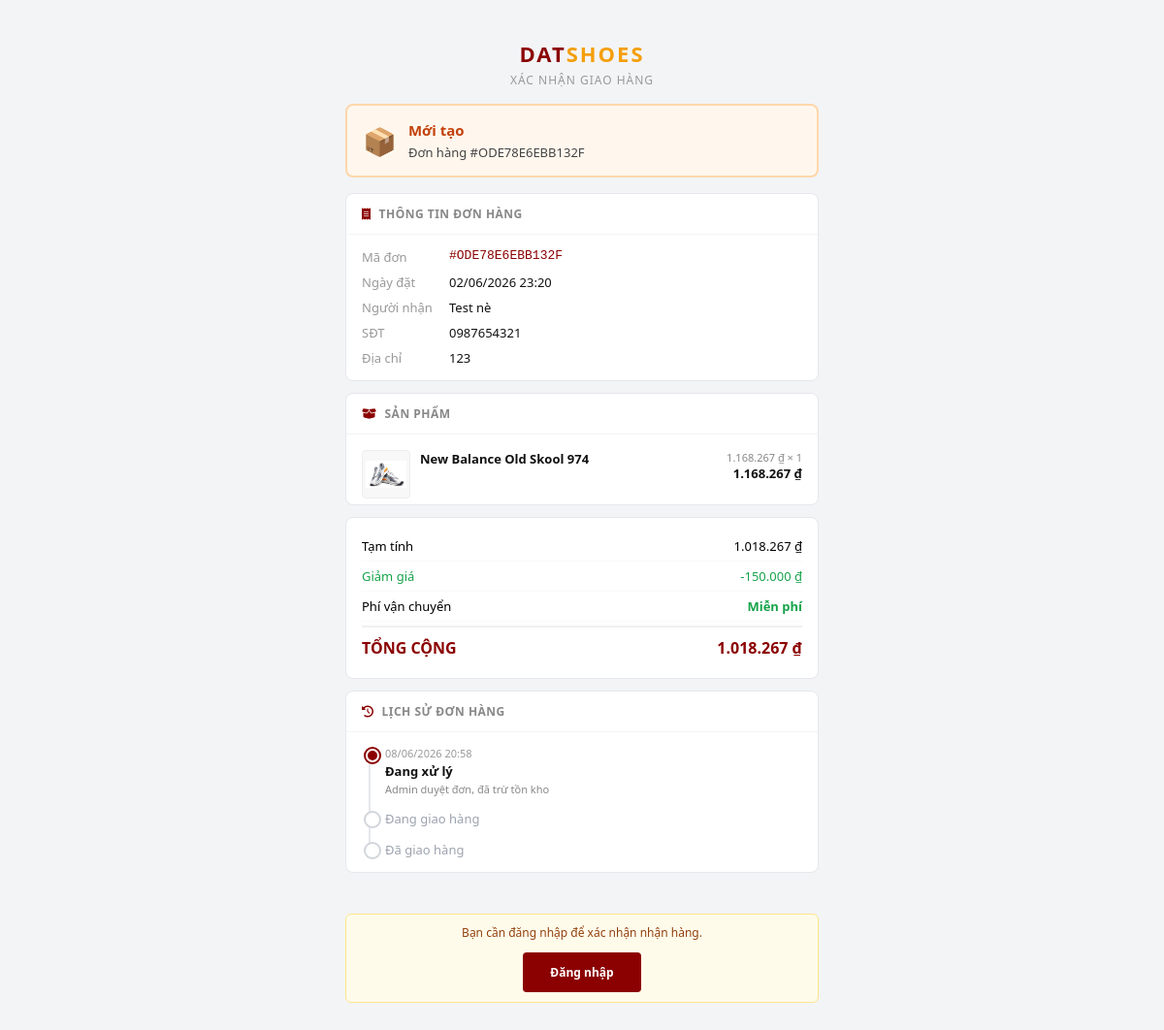
The page /cart/orders/ODE78E6EBB132F/confirm-delivery/ on the database its author committed.
### apps/cart/models.py (models this page shows, shortened)
class Order(models.Model):
    class PaymentStatus(models.TextChoices):
        PENDING = 'pending', 'Chờ thanh toán'
        PAID    = 'paid',    'Đã thanh toán'
        FAILED  = 'failed',  'Thanh toán thất bại'
    class OrderStatus(models.TextChoices):
        NEW        = 'new',        'Mới tạo'
        PROCESSING = 'processing', 'Đang xử lý'
        SHIPPED    = 'shipped',    'Đang giao hàng'
        DELIVERED  = 'delivered',  'Đã giao hàng'
        CANCELLED  = 'cancelled',  'Đã hủy'
    class Status(models.TextChoices):
        PENDING     = 'pending',     'Chờ thanh toán'
        PAID        = 'paid',        'Đã thanh toán'
        PROCESSING  = 'processing',  'Đang xử lý'
        SHIPPED     = 'shipped',     'Đang giao hàng'
        DELIVERED   = 'delivered',   'Đã giao hàng'
        FAILED      = 'failed',      'Thanh toán thất bại'
        CANCELLED   = 'cancelled',   'Đã hủy'
    class PaymentMethod(models.TextChoices):
        MOMO  = 'momo',  'MoMo'
        SEPAY = 'sepay', 'SePay'
        COD   = 'cod',   'COD'
    user = models.ForeignKey(
        settings.AUTH_USER_MODEL,
        on_delete=models.SET_NULL,
        null=True, blank=True,
        related_name='orders',
    )
    code        = models.CharField(max_length=32, unique=True, blank=True)
    full_name   = models.CharField(max_length=120, blank=True)
    phone       = models.CharField(max_length=20, blank=True)
    email       = models.EmailField(blank=True)
    address     = models.CharField(max_length=255, blank=True)
    note        = models.TextField(blank=True)
    total_amount    = models.DecimalField(max_digits=12, decimal_places=0)
    discount_amount = models.DecimalField(max_digits=12, decimal_places=0, default=0, verbose_name='Số tiền giảm')
    voucher      = models.ForeignKey('Voucher', on_delete=models.SET_NULL, null=True, blank=True, related_name='orders')
    voucher_code = models.CharField(max_length=50, blank=True, verbose_name='Mã voucher (lưu lại)')
    payment_status = models.CharField(
        max_length=20,
        choices=PaymentStatus.choices,
        default=PaymentStatus.PENDING,
        verbose_name='Trạng thái thanh toán',
    )
    order_status = models.CharField(
        max_length=20,
        choices=OrderStatus.choices,
        default=OrderStatus.NEW,
        verbose_name='Trạng thái đơn hàng',
    )
    status = models.CharField(
        max_length=20,
        choices=Status.choices,
        default=Status.PENDING,
        verbose_name='Trạng thái (legacy)',
    )
    payment_method = models.CharField(max_length=20, choices=PaymentMethod.choices, default=PaymentMethod.MOMO)
    delivered_at       = models.DateTimeField(null=True, blank=True, verbose_name='Thời gian nhận hàng')
    delivery_confirmed = models.BooleanField(default=False, verbose_name='Đã xác nhận nhận hàng')
    momo_order_id        = models.CharField(max_length=100, blank=True, unique=True, null=True)
    momo_request_id      = models.CharField(max_length=100, blank=True, unique=True, null=True)
    momo_trans_id        = models.CharField(max_length=100, blank=True, null=True)
    momo_result_code     = models.IntegerField(blank=True, null=True)
    momo_message         = models.CharField(max_length=255, blank=True)
    momo_pay_url         = models.URLField(blank=True)
    momo_response_payload = models.TextField(blank=True)
    sepay_invoice_number = models.CharField(max_length=64, blank=True, verbose_name='SePay invoice number')
    sepay_transaction_id = models.CharField(max_length=100, blank=True, null=True, verbose_name='SePay transaction ID')
    sepay_pay_url        = models.URLField(blank=True, verbose_name='SePay checkout URL')
    sepay_status         = models.CharField(max_length=32, blank=True, verbose_name='SePay order status')
    sepay_ipn_payload    = models.TextField(blank=True, verbose_name='SePay IPN raw payload')
    created_at = models.DateTimeField(auto_now_add=True)
    updated_at = models.DateTimeField(auto_now=True)
    class Meta:
        ordering = ['-created_at']
        verbose_name = 'Đơn hàng'
        verbose_name_plural = 'Đơn hàng'

class OrderItem(models.Model):
    order        = models.ForeignKey(Order, on_delete=models.CASCADE, related_name='items')
    product      = models.ForeignKey('products.Product', on_delete=models.SET_NULL, null=True, blank=True)
    variant      = models.ForeignKey(
        'products.ProductVariant', on_delete=models.SET_NULL,
        null=True, blank=True, verbose_name='Biến thể (size/màu)',
    )
    product_name = models.CharField(max_length=200)
    price        = models.DecimalField(max_digits=12, decimal_places=0)
    quantity     = models.PositiveIntegerField(default=1)
    class Meta:
        verbose_name = 'Chi tiết đơn hàng'
        verbose_name_plural = 'Chi tiết đơn hàng'
    @property
    def subtotal(self):
        price = self.price if self.price is not None else Decimal("0")
        quantity = self.quantity if self.quantity is not None else 0
        return price * quantity

class OrderStatusLog(models.Model):
    order      = models.ForeignKey(Order, on_delete=models.CASCADE, related_name='status_logs')
    status     = models.CharField(max_length=20, choices=Order.Status.choices)
    note       = models.CharField(max_length=255, blank=True)
    created_by = models.CharField(max_length=100, blank=True, verbose_name='Thực hiện bởi')
    created_at = models.DateTimeField(auto_now_add=True)
    class Meta:
        ordering = ['created_at']
        verbose_name = 'Lịch sử trạng thái'
        verbose_name_plural = 'Lịch sử trạng thái'

### apps/products/models.py (models this page shows, shortened)
class Product(models.Model):
    category = models.ForeignKey(
        Category, on_delete=models.CASCADE, related_name='products')
    brand = models.ForeignKey(
        Brand, on_delete=models.CASCADE, related_name='products')
    name = models.CharField(max_length=200, verbose_name="Tên sản phẩm")
    slug = models.SlugField(max_length=250, unique=True, blank=True)
    description = models.TextField(verbose_name="Mô tả chi tiết")
    price = models.DecimalField(
        max_digits=12, decimal_places=0, verbose_name="Giá gốc")
    discount_price = models.DecimalField(
        max_digits=12, decimal_places=0, blank=True, null=True, verbose_name="Giá khuyến mãi")
    is_active = models.BooleanField(default=True)
    featured = models.BooleanField(
        default=False, verbose_name="Sản phẩm nổi bật")
    created_at = models.DateTimeField(auto_now_add=True)
    updated_at = models.DateTimeField(auto_now=True)
    class Meta:
        verbose_name = "Sản phẩm"
        verbose_name_plural = "Sản phẩm"
        ordering = ['-created_at']
    if TYPE_CHECKING:
        variants: models.Manager['ProductVariant']
        images: models.Manager['ProductImage']

class ProductImage(models.Model):
    product = models.ForeignKey(
        Product, on_delete=models.CASCADE, related_name='images')
    image = models.ImageField(upload_to='products/images/')
    alt_text = models.CharField(max_length=200, blank=True)
    is_primary = models.BooleanField(
        default=False,
        verbose_name="Ảnh đại diện",
        help_text="Ảnh hiển thị khi không chọn màu cụ thể"
    )
    color = models.ForeignKey(
        Color, on_delete=models.SET_NULL, null=True, blank=True,
        verbose_name="Màu sắc",
        help_text="Gắn ảnh với màu cụ thể. Để trống = ảnh chung cho tất cả màu.",
        related_name='images'
    )
    order = models.PositiveSmallIntegerField(
        default=0, verbose_name="Thứ tự",
        help_text="Số nhỏ hiển thị trước"
    )
    class Meta:
        verbose_name = "Hình ảnh sản phẩm"
        verbose_name_plural = "Hình ảnh sản phẩm"
        ordering = ['-is_primary', 'color', 'order']

### apps/cart/views.py (the view, shortened to what this page needs)
# urls.py: path('orders/<str:code>/confirm-delivery/', views.order_qr_confirm, name='order_qr_confirm'),
def order_qr_confirm(request, code):
    order = get_object_or_404(Order, code=code)
    already_confirmed = order.delivery_confirmed
    valid_statuses = (Order.OrderStatus.SHIPPED,)
    is_owner = (
        request.user.is_authenticated and order.user and request.user == order.user
    )
    is_shipper = request.user.is_authenticated and (
        request.user.has_perm("cart.view_order")
        or request.user.has_perm("cart.change_order")
    )
    can_confirm = (
        (is_owner or is_shipper)
        and not already_confirmed
        and order.order_status in valid_statuses
    )
    tracking_steps = _build_customer_tracking_steps(order)
    return render(
        request,
        "orders/order_qr_confirm.html",
        {
            "order": order,
            "already_confirmed": already_confirmed,
            "can_confirm": can_confirm,
            "is_owner": is_owner,
            "is_shipper": is_shipper,
            "tracking_steps": tracking_steps,
        },
    )

### templates/orders/order_qr_confirm.html (shortened to what this page needs)
{% load static %}
{% load format_money %}
<!DOCTYPE html>
<html lang="vi">
<head>
<link rel="stylesheet" href="https://cdnjs.cloudflare.com/ajax/libs/font-awesome/6.6.0/css/all.min.css" />
</head>
<body>
<div class="page">
  <div class="header">
    <div class="logo">DAT<span>SHOES</span></div>
    <div class="sub">XÁC NHẬN GIAO HÀNG</div>
  </div>
  {% if already_confirmed %}
  <div class="status-banner delivered">
    <div class="icon">✅</div>
    <div class="text">
      <strong>Đã xác nhận nhận hàng</strong>
      {% if order.delivered_at %}{{ order.delivered_at|date:"d/m/Y H:i" }}{% endif %}
    </div>
  </div>
  {% else %}
  <div class="status-banner pending">
    <div class="icon">📦</div>
    <div class="text">
      <strong>{{ order.get_order_status_display }}</strong>
      Đơn hàng #{{ order.code }}
    </div>
  </div>
  {% endif %}
  <div class="card">
    <div class="card-header"><i class="fas fa-receipt"></i> Thông tin đơn hàng</div>
    <div class="card-body">
      <div class="info-row">
        <span class="info-label">Mã đơn</span>
        <span class="info-value" style="font-family:monospace; color:#8b0000;">#{{ order.code }}</span>
      </div>
      <div class="info-row">
        <span class="info-label">Ngày đặt</span>
        <span class="info-value">{{ order.created_at|date:"d/m/Y H:i" }}</span>
      </div>
      <div class="info-row">
        <span class="info-label">Người nhận</span>
        <span class="info-value">{{ order.full_name }}</span>
      </div>
      <div class="info-row">
        <span class="info-label">SĐT</span>
        <span class="info-value">{{ order.phone }}</span>
      </div>
      {% if order.address %}
      <div class="info-row">
        <span class="info-label">Địa chỉ</span>
        <span class="info-value">{{ order.address }}</span>
      </div>
      {% endif %}
    </div>
  </div>
  <div class="card">
    <div class="card-header"><i class="fas fa-box-open"></i> Sản phẩm</div>
    <div class="card-body" style="padding-top:6px; padding-bottom:6px;">
      {% for item in order.items.all %}
      <div class="item-row">
        {% if item.product and item.product.images.first %}
        <img class="item-img" src="{{ item.product.images.first.image.url }}" alt="{{ item.product_name }}">
        {% else %}
        <img class="item-img" src="{% static 'images/no-image.jpg' %}" alt="{{ item.product_name }}">
        {% endif %}
        <div class="item-info">
          <div class="item-name">{{ item.product_name }}</div>
        </div>
        <div class="item-price">
          <div class="unit">{{ item.price|vnd }} × {{ item.quantity }}</div>
          <div class="sub">{{ item.subtotal|vnd }}</div>
        </div>
      </div>
      {% endfor %}
    </div>
  </div>
  <div class="card">
    <div class="card-body">
      <div class="total-row">
        <span>Tạm tính</span>
        <span>{{ order.total_amount|vnd }}</span>
      </div>
      {% if order.discount_amount > 0 %}
      <div class="total-row" style="color:#16a34a;">
        <span>Giảm giá</span>
        <span>-{{ order.discount_amount|vnd }}</span>
      </div>
      {% endif %}
      <div class="total-row">
        <span>Phí vận chuyển</span>
        <span style="color:#16a34a; font-weight:600;">Miễn phí</span>
      </div>
      <div class="total-row grand">
        <span>TỔNG CỘNG</span>
        <span>{{ order.total_amount|vnd }}</span>
      </div>
    </div>
  </div>
  <div class="card">
    <div class="card-header"><i class="fas fa-history"></i> Lịch sử đơn hàng</div>
    <div class="card-body">
      <div class="timeline">
        {% for step in tracking_steps %}
        <div class="tl-item {{ step.state }}">
          <div class="tl-dot"></div>
          {% if step.created_at %}
          <div class="tl-time">{{ step.created_at|date:"d/m/Y H:i" }}</div>
          {% endif %}
          <div class="tl-label">{{ step.label }}</div>
          {% if step.note and step.state != 'future' %}
          <div class="tl-note">{{ step.note }}</div>
          {% endif %}
        </div>
        {% endfor %}
      </div>
    </div>
  </div>
  <div class="confirm-section">
    {% if already_confirmed %}
    <div class="confirmed-box">
      <div class="big-icon">🎉</div>
      <h2>Đã xác nhận nhận hàng!</h2>
      <p>
        Cảm ơn bạn đã mua sắm tại Dat Shoes.<br>
        {% if order.delivered_at %}
        Xác nhận lúc: {{ order.delivered_at|date:"d/m/Y H:i" }}
        {% endif %}
      </p>
    </div>
    {% elif not user.is_authenticated %}
    <div class="confirm-warning" style="text-align:center;">
      <p style="margin-bottom:12px;">Bạn cần đăng nhập để xác nhận nhận hàng.</p>
      <a href="{% url 'accounts:login' %}?next={{ request.path }}"
         style="display:inline-block;padding:12px 28px;background:#8b0000;color:white;border-radius:4px;text-decoration:none;font-weight:700;">
        Đăng nhập
      </a>
    </div>
    {% elif order.user and user != order.user and not is_shipper %}
    <div class="confirm-warning" style="background:#fee2e2;border-color:#fecaca;color:#991b1b;">
      🔒 Chỉ chủ đơn hàng hoặc shipper có quyền xem/sửa đơn hàng mới có thể xác nhận.
    </div>
    {% else %}
    <div class="confirm-warning">
      Đơn hàng chưa ở trạng thái có thể xác nhận ({{ order.get_order_status_display }}).
    </div>
    {% endif %}
  </div>
</div>
</body>
</html>

### rows shown on the page
Order: order_status "Mới tạo", code "ODE78E6EBB132F", created_at "02/06/2026 23:20", full_name "Test nè", phone "0987654321", address "123", total_amount|vnd "1.018.267 ₫", discount_amount|vnd "150.000 ₫"
OrderItem: product.images.first.image (picture), product_name "New Balance Old Skool 974", price|vnd "1.168.267 ₫", quantity "1", subtotal|vnd "1.168.267 ₫"
OrderStatusLog: created_at "08/06/2026 20:58", note "Admin duyệt đơn, đã trừ tồn kho"

### other values the page prints
{{ step.label }} "Đang xử lý" "Đang giao hàng" "Đã giao hàng"
